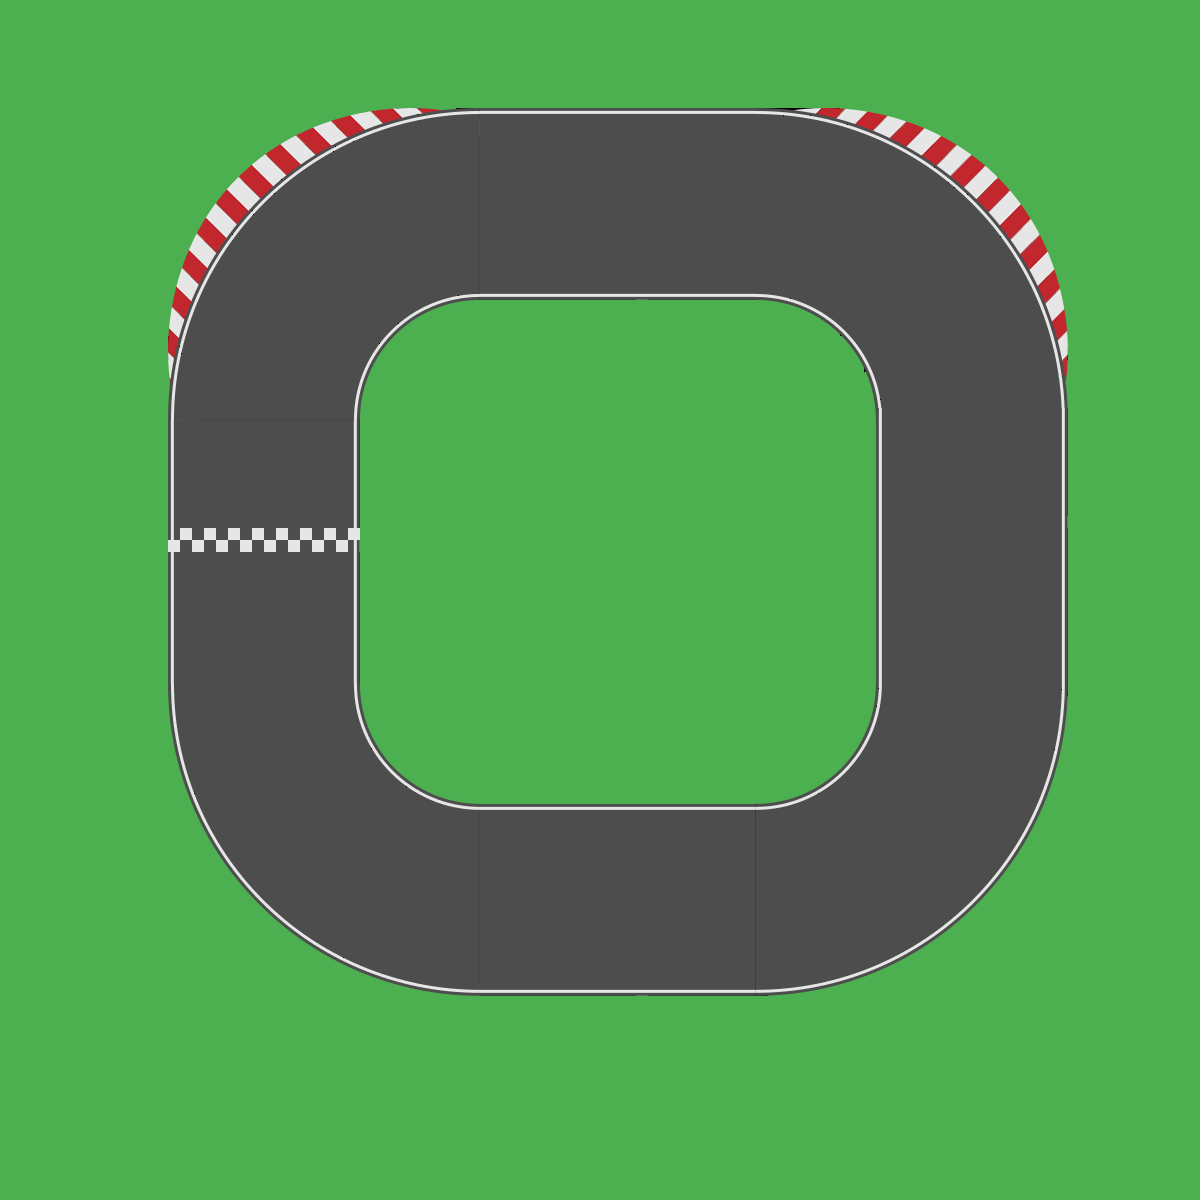

A 2D game scene composited from a Tiled map and its tileset images. What follows is a short description and the map's XML, with each tile layer's data collapsed to a summary:
An orthogonal 100x100 tile map with 12x12 px tiles, 2 tile layers (Layer Grass, Layer RaceTrack), 3 tilesets.

<map version="1.4" tiledversion="1.4.2" orientation="orthogonal" renderorder="right-down" width="100" height="100" tilewidth="12" tileheight="12" infinite="0" nextlayerid="3" nextobjectid="1">
 <tileset firstgid="1" source="192 racetrack Divided.tsx" />
 <tileset firstgid="28381" source="grass.tsx" />
 <tileset firstgid="28383" source="eventblocks.tsx" />
 <layer id="2" name="Layer Grass" width="100" height="100">
  <data>[10000 cells, 6844 non-empty, 5 distinct tile ids]</data>
 </layer>
 <layer id="1" name="Layer RaceTrack" width="100" height="100">
  <data>[10000 cells, 4247 non-empty, 3442 distinct tile ids]</data>
 </layer>
</map>
